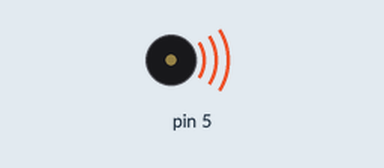
Simulated run of this sketch. Board: Arduino Uno, built with avr-gcc and run on an emulated ATmega328P. Shown: buzzer (waves = sounding).

Above: at 0.1 s.
Timing chart, 0 to 1.6 s (numbered marks = the images above):
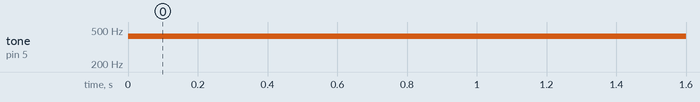

The sketch:

2026018-1-playTone.ino
```cpp
void setup() {
  pinMode(5, OUTPUT);
}

void loop() {
  tone(5, 425); // Only test Phone 2
}
```

Measured:
- by itself, tone on pin 5: silent → 425 Hz at 0.00 s
